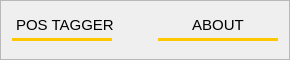
        <widget class="QFrame" name="navBar">
         <property name="minimumSize">
          <size>
           <width>250</width>
           <height>0</height>
          </size>
         </property>
         <property name="maximumSize">
          <size>
           <width>16777215</width>
           <height>60</height>
          </size>
         </property>
         <property name="frameShape">
          <enum>QFrame::StyledPanel</enum>
         </property>
         <property name="frameShadow">
          <enum>QFrame::Raised</enum>
         </property>
         <layout class="QFormLayout" name="formLayout">
          <property name="formAlignment">
           <set>Qt::AlignLeading|Qt::AlignLeft|Qt::AlignTop</set>
          </property>
          <property name="verticalSpacing">
           <number>0</number>
          </property>
          <item row="0" column="0">
           <widget class="QPushButton" name="pos_tagger_nav">
            <property name="minimumSize">
             <size>
              <width>140</width>
              <height>0</height>
             </size>
            </property>
            <property name="maximumSize">
             <size>
              <width>200</width>
              <height>16777215</height>
             </size>
            </property>
            <property name="font">
             <font>
              <family>Arial</family>
              <pointsize>11</pointsize>
              <weight>50</weight>
              <bold>false</bold>
              <underline>false</underline>
             </font>
            </property>
            <property name="layoutDirection">
             <enum>Qt::LeftToRight</enum>
            </property>
            <property name="styleSheet">
             <string notr="true">text-align: left;
border: 0;
margin: 4</string>
            </property>
            <property name="text">
             <string>POS TAGGER</string>
            </property>
            <property name="autoDefault">
             <bool>false</bool>
            </property>
            <property name="default">
             <bool>false</bool>
            </property>
            <property name="flat">
             <bool>true</bool>
            </property>
           </widget>
          </item>
          <item row="0" column="1">
           <widget class="QPushButton" name="about_bav">
            <property name="minimumSize">
             <size>
              <width>120</width>
              <height>0</height>
             </size>
            </property>
            <property name="maximumSize">
             <size>
              <width>100</width>
              <height>16777215</height>
             </size>
            </property>
            <property name="sizeIncrement">
             <size>
              <width>0</width>
              <height>-1</height>
             </size>
            </property>
            <property name="font">
             <font>
              <family>Arial</family>
              <pointsize>11</pointsize>
              <underline>false</underline>
             </font>
            </property>
            <property name="styleSheet">
             <string notr="true">border: 0;
margin: 4</string>
            </property>
            <property name="text">
             <string>ABOUT</string>
            </property>
            <property name="flat">
             <bool>true</bool>
            </property>
           </widget>
          </item>
          <item row="1" column="0">
           <widget class="Line" name="navLine">
            <property name="minimumSize">
             <size>
              <width>100</width>
              <height>0</height>
             </size>
            </property>
            <property name="palette">
             <palette>
              <active>
               <colorrole role="WindowText">
                <brush brushstyle="SolidPattern">
                 <color alpha="255">
                  <red>0</red>
                  <green>0</green>
                  <blue>0</blue>
                 </color>
                </brush>
               </colorrole>
               <colorrole role="Button">
                <brush brushstyle="SolidPattern">
                 <color alpha="255">
                  <red>255</red>
                  <green>199</green>
                  <blue>0</blue>
                 </color>
                </brush>
               </colorrole>
               <colorrole role="Light">
                <brush brushstyle="SolidPattern">
                 <color alpha="255">
                  <red>255</red>
                  <green>227</green>
                  <blue>127</blue>
                 </color>
                </brush>
               </colorrole>
               <colorrole role="Midlight">
                <brush brushstyle="SolidPattern">
                 <color alpha="255">
                  <red>255</red>
                  <green>213</green>
                  <blue>63</blue>
                 </color>
                </brush>
               </colorrole>
               <colorrole role="Dark">
                <brush brushstyle="SolidPattern">
                 <color alpha="255">
                  <red>127</red>
                  <green>99</green>
                  <blue>0</blue>
                 </color>
                </brush>
               </colorrole>
               <colorrole role="Mid">
                <brush brushstyle="SolidPattern">
                 <color alpha="255">
                  <red>170</red>
                  <green>133</green>
                  <blue>0</blue>
                 </color>
                </brush>
               </colorrole>
               <colorrole role="Text">
                <brush brushstyle="SolidPattern">
                 <color alpha="255">
                  <red>0</red>
                  <green>0</green>
                  <blue>0</blue>
                 </color>
                </brush>
               </colorrole>
               <colorrole role="BrightText">
                <brush brushstyle="SolidPattern">
                 <color alpha="255">
                  <red>255</red>
                  <green>255</green>
                  <blue>255</blue>
                 </color>
                </brush>
               </colorrole>
               <colorrole role="ButtonText">
                <brush brushstyle="SolidPattern">
                 <color alpha="255">
                  <red>0</red>
                  <green>0</green>
                  <blue>0</blue>
                 </color>
                </brush>
               </colorrole>
               <colorrole role="Base">
                <brush brushstyle="SolidPattern">
                 <color alpha="255">
                  <red>255</red>
                  <green>255</green>
                  <blue>255</blue>
                 </color>
                </brush>
               </colorrole>
               <colorrole role="Window">
                <brush brushstyle="SolidPattern">
                 <color alpha="255">
                  <red>255</red>
                  <green>199</green>
                  <blue>0</blue>
                 </color>
                </brush>
               </colorrole>
               <colorrole role="Shadow">
                <brush brushstyle="SolidPattern">
                 <color alpha="255">
                  <red>0</red>
                  <green>0</green>
                  <blue>0</blue>
                 </color>
                </brush>
               </colorrole>
               <colorrole role="AlternateBase">
                <brush brushstyle="SolidPattern">
                 <color alpha="255">
                  <red>255</red>
                  <green>227</green>
                  <blue>127</blue>
                 </color>
                </brush>
               </colorrole>
               <colorrole role="ToolTipBase">
                <brush brushstyle="SolidPattern">
                 <color alpha="255">
                  <red>255</red>
                  <green>255</green>
                  <blue>220</blue>
                 </color>
                </brush>
               </colorrole>
               <colorrole role="ToolTipText">
                <brush brushstyle="SolidPattern">
                 <color alpha="255">
                  <red>0</red>
                  <green>0</green>
                  <blue>0</blue>
                 </color>
                </brush>
               </colorrole>
              </active>
              <inactive>
               <colorrole role="WindowText">
                <brush brushstyle="SolidPattern">
                 <color alpha="255">
                  <red>0</red>
                  <green>0</green>
                  <blue>0</blue>
                 </color>
                </brush>
               </colorrole>
               <colorrole role="Button">
                <brush brushstyle="SolidPattern">
                 <color alpha="255">
                  <red>255</red>
                  <green>199</green>
                  <blue>0</blue>
                 </color>
                </brush>
               </colorrole>
               <colorrole role="Light">
                <brush brushstyle="SolidPattern">
                 <color alpha="255">
                  <red>255</red>
                  <green>227</green>
                  <blue>127</blue>
                 </color>
                </brush>
               </colorrole>
               <colorrole role="Midlight">
                <brush brushstyle="SolidPattern">
                 <color alpha="255">
                  <red>255</red>
                  <green>213</green>
                  <blue>63</blue>
                 </color>
                </brush>
               </colorrole>
               <colorrole role="Dark">
                <brush brushstyle="SolidPattern">
                 <color alpha="255">
                  <red>127</red>
                  <green>99</green>
                  <blue>0</blue>
                 </color>
                </brush>
               </colorrole>
               <colorrole role="Mid">
                <brush brushstyle="SolidPattern">
                 <color alpha="255">
                  <red>170</red>
                  <green>133</green>
                  <blue>0</blue>
                 </color>
                </brush>
               </colorrole>
               <colorrole role="Text">
                <brush brushstyle="SolidPattern">
                 <color alpha="255">
                  <red>0</red>
                  <green>0</green>
                  <blue>0</blue>
                 </color>
                </brush>
               </colorrole>
               <colorrole role="BrightText">
                <brush brushstyle="SolidPattern">
                 <color alpha="255">
                  <red>255</red>
                  <green>255</green>
                  <blue>255</blue>
                 </color>
                </brush>
               </colorrole>
               <colorrole role="ButtonText">
                <brush brushstyle="SolidPattern">
                 <color alpha="255">
                  <red>0</red>
                  <green>0</green>
                  <blue>0</blue>
                 </color>
                </brush>
               </colorrole>
               <colorrole role="Base">
                <brush brushstyle="SolidPattern">
                 <color alpha="255">
                  <red>255</red>
                  <green>255</green>
                  <blue>255</blue>
                 </color>
                </brush>
               </colorrole>
               <colorrole role="Window">
                <brush brushstyle="SolidPattern">
                 <color alpha="255">
                  <red>255</red>
                  <green>199</green>
                  <blue>0</blue>
                 </color>
                </brush>
               </colorrole>
               <colorrole role="Shadow">
                <brush brushstyle="SolidPattern">
                 <color alpha="255">
                  <red>0</red>
                  <green>0</green>
                  <blue>0</blue>
                 </color>
                </brush>
               </colorrole>
               <colorrole role="AlternateBase">
                <brush brushstyle="SolidPattern">
                 <color alpha="255">
                  <red>255</red>
                  <green>227</green>
                  <blue>127</blue>
                 </color>
                </brush>
               </colorrole>
               <colorrole role="ToolTipBase">
                <brush brushstyle="SolidPattern">
                 <color alpha="255">
                  <red>255</red>
                  <green>255</green>
                  <blue>220</blue>
                 </color>
                </brush>
               </colorrole>
               <colorrole role="ToolTipText">
                <brush brushstyle="SolidPattern">
                 <color alpha="255">
                  <red>0</red>
                  <green>0</green>
                  <blue>0</blue>
                 </color>
                </brush>
               </colorrole>
              </inactive>
              <disabled>
               <colorrole role="WindowText">
                <brush brushstyle="SolidPattern">
                 <color alpha="255">
                  <red>127</red>
                  <green>99</green>
                  <blue>0</blue>
                 </color>
                </brush>
               </colorrole>
               <colorrole role="Button">
                <brush brushstyle="SolidPattern">
                 <color alpha="255">
                  <red>255</red>
                  <green>199</green>
                  <blue>0</blue>
                 </color>
                </brush>
               </colorrole>
               <colorrole role="Light">
                <brush brushstyle="SolidPattern">
                 <color alpha="255">
                  <red>255</red>
                  <green>227</green>
                  <blue>127</blue>
                 </color>
                </brush>
               </colorrole>
               <colorrole role="Midlight">
                <brush brushstyle="SolidPattern">
                 <color alpha="255">
                  <red>255</red>
                  <green>213</green>
                  <blue>63</blue>
                 </color>
                </brush>
               </colorrole>
               <colorrole role="Dark">
                <brush brushstyle="SolidPattern">
                 <color alpha="255">
                  <red>127</red>
                  <green>99</green>
                  <blue>0</blue>
                 </color>
                </brush>
               </colorrole>
               <colorrole role="Mid">
                <brush brushstyle="SolidPattern">
                 <color alpha="255">
                  <red>170</red>
                  <green>133</green>
                  <blue>0</blue>
                 </color>
                </brush>
               </colorrole>
               <colorrole role="Text">
                <brush brushstyle="SolidPattern">
                 <color alpha="255">
                  <red>127</red>
                  <green>99</green>
                  <blue>0</blue>
                 </color>
                </brush>
               </colorrole>
               <colorrole role="BrightText">
                <brush brushstyle="SolidPattern">
                 <color alpha="255">
                  <red>255</red>
                  <green>255</green>
                  <blue>255</blue>
                 </color>
                </brush>
               </colorrole>
               <colorrole role="ButtonText">
                <brush brushstyle="SolidPattern">
                 <color alpha="255">
                  <red>127</red>
                  <green>99</green>
                  <blue>0</blue>
                 </color>
                </brush>
               </colorrole>
               <colorrole role="Base">
                <brush brushstyle="SolidPattern">
                 <color alpha="255">
                  <red>255</red>
                  <green>199</green>
                  <blue>0</blue>
                 </color>
                </brush>
               </colorrole>
               <colorrole role="Window">
                <brush brushstyle="SolidPattern">
                 <color alpha="255">
                  <red>255</red>
                  <green>199</green>
                  <blue>0</blue>
                 </color>
                </brush>
               </colorrole>
               <colorrole role="Shadow">
                <brush brushstyle="SolidPattern">
                 <color alpha="255">
                  <red>0</red>
                  <green>0</green>
                  <blue>0</blue>
                 </color>
                </brush>
               </colorrole>
               <colorrole role="AlternateBase">
                <brush brushstyle="SolidPattern">
                 <color alpha="255">
                  <red>255</red>
                  <green>199</green>
                  <blue>0</blue>
                 </color>
                </brush>
               </colorrole>
               <colorrole role="ToolTipBase">
                <brush brushstyle="SolidPattern">
                 <color alpha="255">
                  <red>255</red>
                  <green>255</green>
                  <blue>220</blue>
                 </color>
                </brush>
               </colorrole>
               <colorrole role="ToolTipText">
                <brush brushstyle="SolidPattern">
                 <color alpha="255">
                  <red>0</red>
                  <green>0</green>
                  <blue>0</blue>
                 </color>
                </brush>
               </colorrole>
              </disabled>
             </palette>
            </property>
            <property name="autoFillBackground">
             <bool>true</bool>
            </property>
            <property name="frameShadow">
             <enum>QFrame::Sunken</enum>
            </property>
            <property name="lineWidth">
             <number>0</number>
            </property>
            <property name="orientation">
             <enum>Qt::Horizontal</enum>
            </property>
           </widget>
          </item>
          <item row="1" column="1">
           <widget class="Line" name="navLine_2">
            <property name="sizePolicy">
             <sizepolicy hsizetype="Minimum" vsizetype="Fixed">
              <horstretch>0</horstretch>
              <verstretch>0</verstretch>
             </sizepolicy>
            </property>
            <property name="minimumSize">
             <size>
              <width>120</width>
              <height>0</height>
             </size>
            </property>
            <property name="maximumSize">
             <size>
              <width>120</width>
              <height>16777215</height>
             </size>
            </property>
            <property name="palette">
             <palette>
              <active>
               <colorrole role="WindowText">
                <brush brushstyle="SolidPattern">
                 <color alpha="255">
                  <red>0</red>
                  <green>0</green>
                  <blue>0</blue>
                 </color>
                </brush>
               </colorrole>
               <colorrole role="Button">
                <brush brushstyle="SolidPattern">
                 <color alpha="255">
                  <red>255</red>
                  <green>199</green>
                  <blue>0</blue>
                 </color>
                </brush>
               </colorrole>
               <colorrole role="Light">
                <brush brushstyle="SolidPattern">
                 <color alpha="255">
                  <red>255</red>
                  <green>227</green>
                  <blue>127</blue>
                 </color>
                </brush>
               </colorrole>
               <colorrole role="Midlight">
                <brush brushstyle="SolidPattern">
                 <color alpha="255">
                  <red>255</red>
                  <green>213</green>
                  <blue>63</blue>
                 </color>
                </brush>
               </colorrole>
               <colorrole role="Dark">
                <brush brushstyle="SolidPattern">
                 <color alpha="255">
                  <red>127</red>
                  <green>99</green>
                  <blue>0</blue>
                 </color>
                </brush>
               </colorrole>
               <colorrole role="Mid">
                <brush brushstyle="SolidPattern">
                 <color alpha="255">
                  <red>170</red>
                  <green>133</green>
                  <blue>0</blue>
                 </color>
                </brush>
               </colorrole>
               <colorrole role="Text">
                <brush brushstyle="SolidPattern">
                 <color alpha="255">
                  <red>0</red>
                  <green>0</green>
                  <blue>0</blue>
                 </color>
                </brush>
               </colorrole>
               <colorrole role="BrightText">
                <brush brushstyle="SolidPattern">
                 <color alpha="255">
                  <red>255</red>
                  <green>255</green>
                  <blue>255</blue>
                 </color>
                </brush>
               </colorrole>
               <colorrole role="ButtonText">
                <brush brushstyle="SolidPattern">
                 <color alpha="255">
                  <red>0</red>
                  <green>0</green>
                  <blue>0</blue>
                 </color>
                </brush>
               </colorrole>
               <colorrole role="Base">
                <brush brushstyle="SolidPattern">
                 <color alpha="255">
                  <red>255</red>
                  <green>255</green>
                  <blue>255</blue>
                 </color>
                </brush>
               </colorrole>
               <colorrole role="Window">
                <brush brushstyle="SolidPattern">
                 <color alpha="255">
                  <red>255</red>
                  <green>199</green>
                  <blue>0</blue>
                 </color>
                </brush>
               </colorrole>
               <colorrole role="Shadow">
                <brush brushstyle="SolidPattern">
                 <color alpha="255">
                  <red>0</red>
                  <green>0</green>
                  <blue>0</blue>
                 </color>
                </brush>
               </colorrole>
               <colorrole role="AlternateBase">
                <brush brushstyle="SolidPattern">
                 <color alpha="255">
                  <red>255</red>
                  <green>227</green>
                  <blue>127</blue>
                 </color>
                </brush>
               </colorrole>
               <colorrole role="ToolTipBase">
                <brush brushstyle="SolidPattern">
                 <color alpha="255">
                  <red>255</red>
                  <green>255</green>
                  <blue>220</blue>
                 </color>
                </brush>
               </colorrole>
               <colorrole role="ToolTipText">
                <brush brushstyle="SolidPattern">
                 <color alpha="255">
                  <red>0</red>
                  <green>0</green>
                  <blue>0</blue>
                 </color>
                </brush>
               </colorrole>
              </active>
              <inactive>
               <colorrole role="WindowText">
                <brush brushstyle="SolidPattern">
                 <color alpha="255">
                  <red>0</red>
                  <green>0</green>
                  <blue>0</blue>
                 </color>
                </brush>
               </colorrole>
               <colorrole role="Button">
                <brush brushstyle="SolidPattern">
                 <color alpha="255">
                  <red>255</red>
                  <green>199</green>
                  <blue>0</blue>
                 </color>
                </brush>
               </colorrole>
               <colorrole role="Light">
                <brush brushstyle="SolidPattern">
                 <color alpha="255">
                  <red>255</red>
                  <green>227</green>
                  <blue>127</blue>
                 </color>
                </brush>
               </colorrole>
               <colorrole role="Midlight">
                <brush brushstyle="SolidPattern">
                 <color alpha="255">
                  <red>255</red>
                  <green>213</green>
                  <blue>63</blue>
                 </color>
                </brush>
               </colorrole>
               <colorrole role="Dark">
                <brush brushstyle="SolidPattern">
                 <color alpha="255">
                  <red>127</red>
                  <green>99</green>
                  <blue>0</blue>
                 </color>
                </brush>
               </colorrole>
               <colorrole role="Mid">
                <brush brushstyle="SolidPattern">
                 <color alpha="255">
                  <red>170</red>
                  <green>133</green>
                  <blue>0</blue>
                 </color>
                </brush>
               </colorrole>
               <colorrole role="Text">
                <brush brushstyle="SolidPattern">
                 <color alpha="255">
                  <red>0</red>
                  <green>0</green>
                  <blue>0</blue>
                 </color>
                </brush>
               </colorrole>
               <colorrole role="BrightText">
                <brush brushstyle="SolidPattern">
                 <color alpha="255">
                  <red>255</red>
                  <green>255</green>
                  <blue>255</blue>
                 </color>
                </brush>
               </colorrole>
               <colorrole role="ButtonText">
                <brush brushstyle="SolidPattern">
                 <color alpha="255">
                  <red>0</red>
                  <green>0</green>
                  <blue>0</blue>
                 </color>
                </brush>
               </colorrole>
               <colorrole role="Base">
                <brush brushstyle="SolidPattern">
                 <color alpha="255">
                  <red>255</red>
                  <green>255</green>
                  <blue>255</blue>
                 </color>
                </brush>
               </colorrole>
               <colorrole role="Window">
                <brush brushstyle="SolidPattern">
                 <color alpha="255">
                  <red>255</red>
                  <green>199</green>
                  <blue>0</blue>
                 </color>
                </brush>
               </colorrole>
               <colorrole role="Shadow">
                <brush brushstyle="SolidPattern">
                 <color alpha="255">
                  <red>0</red>
                  <green>0</green>
                  <blue>0</blue>
                 </color>
                </brush>
               </colorrole>
               <colorrole role="AlternateBase">
                <brush brushstyle="SolidPattern">
                 <color alpha="255">
                  <red>255</red>
                  <green>227</green>
                  <blue>127</blue>
                 </color>
                </brush>
               </colorrole>
               <colorrole role="ToolTipBase">
                <brush brushstyle="SolidPattern">
                 <color alpha="255">
                  <red>255</red>
                  <green>255</green>
                  <blue>220</blue>
                 </color>
                </brush>
               </colorrole>
               <colorrole role="ToolTipText">
                <brush brushstyle="SolidPattern">
                 <color alpha="255">
                  <red>0</red>
                  <green>0</green>
                  <blue>0</blue>
                 </color>
                </brush>
               </colorrole>
              </inactive>
              <disabled>
               <colorrole role="WindowText">
                <brush brushstyle="SolidPattern">
                 <color alpha="255">
                  <red>127</red>
                  <green>99</green>
                  <blue>0</blue>
                 </color>
                </brush>
               </colorrole>
               <colorrole role="Button">
                <brush brushstyle="SolidPattern">
                 <color alpha="255">
                  <red>255</red>
                  <green>199</green>
                  <blue>0</blue>
                 </color>
                </brush>
               </colorrole>
               <colorrole role="Light">
                <brush brushstyle="SolidPattern">
                 <color alpha="255">
                  <red>255</red>
                  <green>227</green>
                  <blue>127</blue>
                 </color>
                </brush>
               </colorrole>
               <colorrole role="Midlight">
                <brush brushstyle="SolidPattern">
                 <color alpha="255">
                  <red>255</red>
                  <green>213</green>
                  <blue>63</blue>
                 </color>
                </brush>
               </colorrole>
               <colorrole role="Dark">
                <brush brushstyle="SolidPattern">
                 <color alpha="255">
                  <red>127</red>
                  <green>99</green>
                  <blue>0</blue>
                 </color>
                </brush>
               </colorrole>
               <colorrole role="Mid">
                <brush brushstyle="SolidPattern">
                 <color alpha="255">
                  <red>170</red>
                  <green>133</green>
                  <blue>0</blue>
                 </color>
                </brush>
               </colorrole>
               <colorrole role="Text">
                <brush brushstyle="SolidPattern">
                 <color alpha="255">
                  <red>127</red>
                  <green>99</green>
                  <blue>0</blue>
                 </color>
                </brush>
               </colorrole>
               <colorrole role="BrightText">
                <brush brushstyle="SolidPattern">
                 <color alpha="255">
                  <red>255</red>
                  <green>255</green>
                  <blue>255</blue>
                 </color>
                </brush>
               </colorrole>
               <colorrole role="ButtonText">
                <brush brushstyle="SolidPattern">
                 <color alpha="255">
                  <red>127</red>
                  <green>99</green>
                  <blue>0</blue>
                 </color>
                </brush>
               </colorrole>
               <colorrole role="Base">
                <brush brushstyle="SolidPattern">
                 <color alpha="255">
                  <red>255</red>
                  <green>199</green>
                  <blue>0</blue>
                 </color>
                </brush>
               </colorrole>
               <colorrole role="Window">
                <brush brushstyle="SolidPattern">
                 <color alpha="255">
                  <red>255</red>
                  <green>199</green>
                  <blue>0</blue>
                 </color>
                </brush>
               </colorrole>
               <colorrole role="Shadow">
                <brush brushstyle="SolidPattern">
                 <color alpha="255">
                  <red>0</red>
                  <green>0</green>
                  <blue>0</blue>
                 </color>
                </brush>
               </colorrole>
               <colorrole role="AlternateBase">
                <brush brushstyle="SolidPattern">
                 <color alpha="255">
                  <red>255</red>
                  <green>199</green>
                  <blue>0</blue>
                 </color>
                </brush>
               </colorrole>
               <colorrole role="ToolTipBase">
                <brush brushstyle="SolidPattern">
                 <color alpha="255">
                  <red>255</red>
                  <green>255</green>
                  <blue>220</blue>
                 </color>
                </brush>
               </colorrole>
               <colorrole role="ToolTipText">
                <brush brushstyle="SolidPattern">
                 <color alpha="255">
                  <red>0</red>
                  <green>0</green>
                  <blue>0</blue>
                 </color>
                </brush>
               </colorrole>
              </disabled>
             </palette>
            </property>
            <property name="autoFillBackground">
             <bool>true</bool>
            </property>
            <property name="frameShadow">
             <enum>QFrame::Sunken</enum>
            </property>
            <property name="lineWidth">
             <number>0</number>
            </property>
            <property name="orientation">
             <enum>Qt::Horizontal</enum>
            </property>
           </widget>
          </item>
         </layout>
        </widget>
